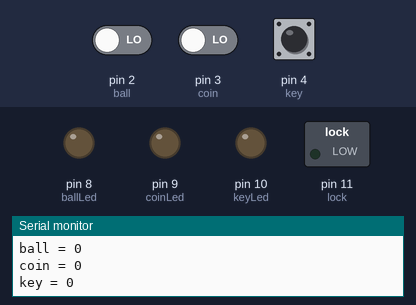
Bench run of a sketch on a simulated Arduino Uno, built with avr-gcc and run on an emulated ATmega328P. Parts: switched loads named in the sketch (green lamp = pin HIGH), output pins drawn as LEDs (lit = HIGH), the last lines printed to the serial monitor. Inputs (shaded band) come from the test bench; at power-on: pin 2 (ball) LOW, pin 3 (coin) LOW, pin 4 (key) LOW.

Above: at 2.1 s.
2.2 s: pin 2 (ball) driven HIGH
At 3.8 s:
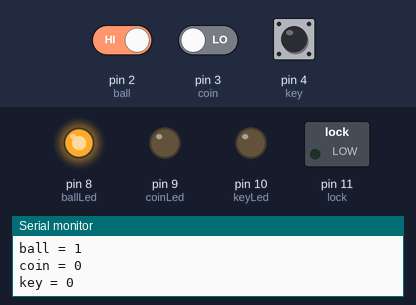
4.2 s: pin 3 (coin) driven HIGH
At 5.9 s:
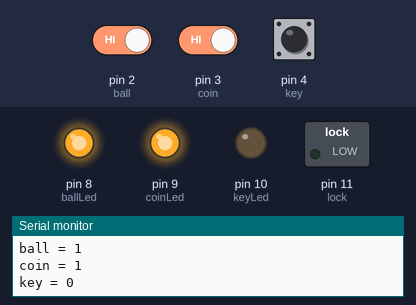
6.2 s: pin 4 (key) pulled HIGH for 0.8 s
At 8.1 s:
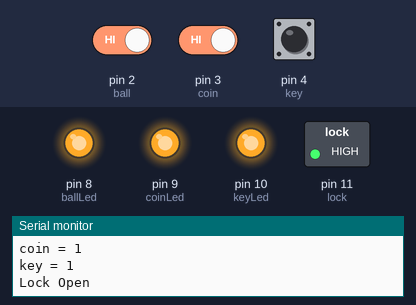
Timing chart, 0 to 18.1 s (numbered marks = the images above; inputs shaded):
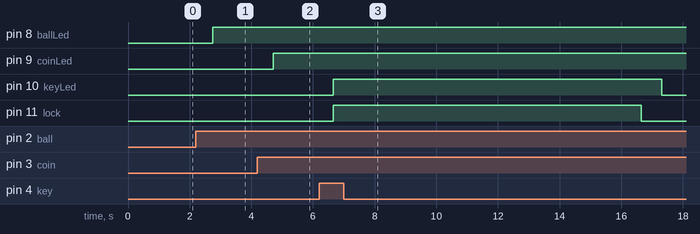

Measured:
- after the input at 2.2 s, pin 8 (ballLed): LOW → HIGH after 0.55 s
- after the input at 4.2 s, pin 9 (coinLed): LOW → HIGH after 0.50 s
- after the input at 6.2 s, pin 10 (keyLed): LOW → HIGH after 0.46 s, → LOW 10.7 s later; pin 11 (lock): LOW → HIGH after 0.46 s, → LOW 10.0 s later

The sketch:

big-tree.ino
```cpp
int ball = 2;         //dectection pin for ball
int coin = 3;         //dectection pin for coin
int key = 4;          //dectection pin for key
int ballLed = 8;      //led pin for ball
int coinLed = 9;      //led pin for coin
int keyLed = 10;      //led pin for key
int b = LOW;          //state of ball
int c = LOW;          //state of coin
int k = LOW;          //state of key
int lock = 11;        //control pin for lock
int lockLed = 12;     //indicator for lock open


void setup() {
  pinMode(ball,INPUT);
  pinMode(coin,INPUT);
  pinMode(key,INPUT);
  pinMode(ballLed,OUTPUT);
  pinMode(coinLed,OUTPUT);
  pinMode(keyLed,OUTPUT);
  pinMode(lock,OUTPUT);
  Serial.begin(9600);
}

void loop() {
  b,c,k = LOW;
  b = digitalRead(ball);  //read state of ball
  delay(50);
  c = digitalRead(coin);  //read state of coin
  delay(50);
  k = digitalRead(key);   //read state of key
  delay(50);
  Serial.print("ball = ");
  Serial.println(b);
  Serial.print("coin = ");
  Serial.println(c);
  Serial.print("key = ");
  Serial.println(k);
  digitalWrite(ballLed,b);
  digitalWrite(coinLed,c);
  digitalWrite(keyLed,k);
  if(b == HIGH && c == HIGH && k == HIGH){
    open_lock();
  }
  delay(500);
}

void open_lock(){
  Serial.println("Lock Open");
  digitalWrite(lock,HIGH);
  digitalWrite(lockLed,HIGH);
  delay(10000);
  digitalWrite(lock,LOW);
  digitalWrite(lockLed,LOW);
}
```
